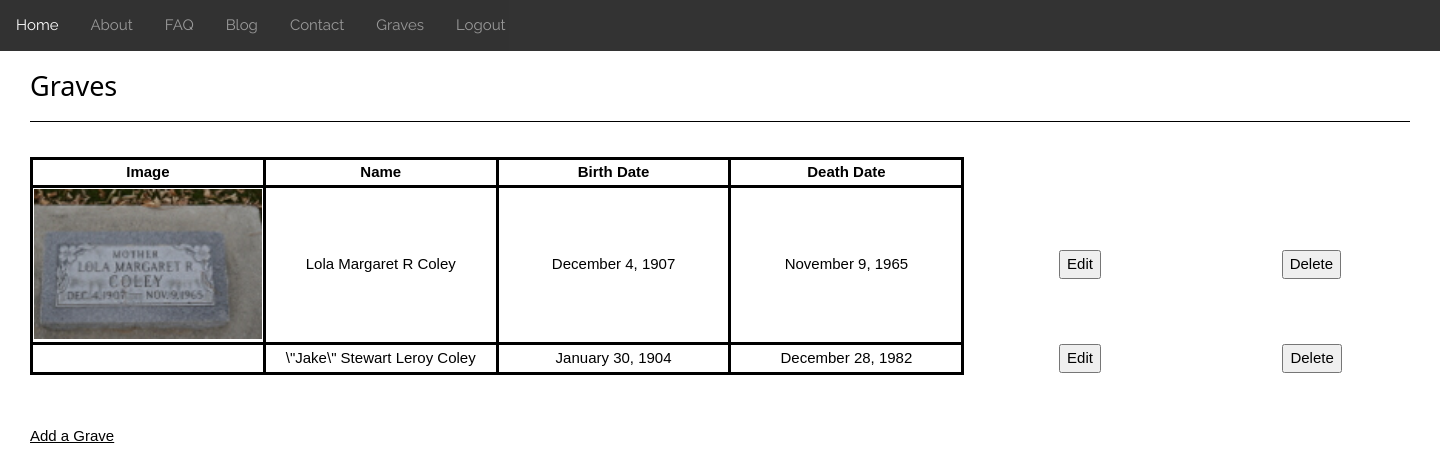
Screenshot of /public/graves.php (signed in) with the database file from the repository.
### tables this page shows
CREATE TABLE `graves` (
  `graveID` int(11) NOT NULL AUTO_INCREMENT PRIMARY KEY,
  `firstName` varchar(25) DEFAULT NULL,
  `middleName` varchar(25) DEFAULT NULL,
  `lastName` varchar(25) DEFAULT NULL,
  `birthDate` date DEFAULT NULL,
  `deathDate` date DEFAULT NULL,
  `imageName` varchar(255) DEFAULT NULL
);

### includes/functions.php (called while the page is built, shortened)
<?php
    function find_all_graves() {
        global $connection;
        $query = "select * from graves";
        $results = mysqli_query($connection, $query);
        return $results;
    }
    function logged_in() {
        return isset($_SESSION['loggedIn']);
    }
?>

### public/graves.php (the view, shortened to what this page needs)
<?php include_once("../includes/db_connection.php"); ?>
<?php include_once("../includes/functions.php"); ?>
<?php include("../includes/layouts/header.php"); ?>
<?php
    $graves = find_all_graves();
?>
<section class="section">
    <h1 class="section-header uncenter">Graves</h1>
</section>
<div class="graves-box">
    <section class="section">
        <table class="graves-table">
            <tr>
                <th>Image</th>
                <th>Name</th>
                <th>Birth Date</th>
                <th>Death Date</th>
            </tr>
            <?php foreach($graves as $grave) { ?>
            <tr>
                <td><img src="assets/img/uploads/<?php echo $grave['imageName']; ?>" alt=""></td>
                <td><?php echo $grave['firstName'] . " " . $grave['middleName'] . " " . $grave['lastName']; ?></td>
                <td><?php echo date('F j, Y', strtotime($grave['birthDate'])); ?></td>
                <td><?php echo date('F j, Y', strtotime($grave['deathDate'])); ?></td>
                <td class="table-button-box">
                    <form class="table-button" action="#editGraveModal" method="post">
                        <input type="submit" name="edit" value="Edit">
                    </form>
                </td>
                <td class="table-button-box table-button-box-right">
                    <form class="table-button" action="deleteGrave.php" method="post">
                        <input type="submit" name="delete" onclick="return confirm('Are you sure you want to delete this grave?')" value="Delete">
                    </form>
                </td>
            </tr><?php
            } ?>
        </table>
        <a href="#addGraveModal">Add a Grave</a>
    </section>
</div>

### includes/layouts/header.php (shortened to what this page needs)
<?php include_once("../includes/db_connection.php"); ?>
<?php include_once("../includes/functions.php"); ?>
<?php
    if(isset($_GET['page']) && !empty($_GET['page'])) {
        $page = $_GET['page'];
    }else {
        $page = null;
    }
?>
<!DOCTYPE html>
<html lang="en">
    <head>
        <link href="/12_final/public/assets/css/styles.css" rel="stylesheet" type="text/css">
        <link href="/12_final/public/assets/css/normalize.css" rel="stylesheet" type="text/css">
        <link href="/12_final/public/assets/css/w3.css" rel="stylesheet" type="text/css">
    </head>
    <body>
        <header>
            <div class="navbar">
                <nav>
                    <ul>
                        <li <?php if($page == "home"){ echo "class=\"selected\" "; }?>>
                            <a href="index.php?page=home">Home</a>
                        </li>
                        <li <?php if($page == "about"){ echo  "class=\"selected\" "; }?>>
                            <a href="about.php?page=about">About</a>
                        </li>
                        <li <?php if($page == "faq"){ echo "class=\"selected\" "; }?>>
                            <a href="faq.php?page=faq">FAQ</a>
                        </li>
                        <li <?php if($page == "blog"){ echo "class=\"selected\" "; }?>>
                            <a href="blog.php?page=blog">Blog</a>
                        </li>
                        <li <?php if($page == "contact"){ echo "class=\"selected\" "; }?>>
                            <a href="contact.php?page=contact">Contact</a>
                        </li><?php
                        if(logged_in()){ ?>
                        <li <?php if($page == "graves"){ echo "class=\"selected\" "; }?>>
                            <a href="graves.php?page=graves">Graves</a>
                        </li>
                        <li><a href="logout.php">Logout</a></li><?php
                        } else { ?>
                        <li><a href="#openModal">Login</a></li><?php
                        }?>
                    </ul>
                </nav>
            </div>
        </header>

### public/assets/css/styles.css (style rules this page uses)
body { font-family: 'Raleway', sans-serif; font-size: 16px; }
h1, h2, h3, h4, h5, h6 { -webkit-font-smoothing: antialiased; text-rendering: optimizeLegibility; font-weight: bold; }
table { table-layout: fixed; width: 100%; }
table th, table td { border: 3px solid #000; text-align: center; }
table img { width: 100%; }
.section { margin: 0 30px; }
.section-header { text-align: center; border-bottom: 1px solid #000; margin-top: 0; margin-bottom: 0; padding: 15px 0; font-size: 27px; }
.uncenter { text-align: initial; }
.navbar ul { list-style-type: none; margin: 0; padding: 0; overflow: auto; background-color: black; opacity: 0.8; }
.navbar ul li { float: left; font-family: 'Raleway', sans-serif; }
.navbar ul li a { display: block; color: #808080; text-align: center; padding: 14px 16px; text-decoration: none; }
.graves-box { margin-top: 35px; }
.graves-table { width: 1400px; margin: auto; margin-bottom: 50px; }
.table-button-box { border-top: none; border-bottom: none; border-right: none; }
.table-button { display: inline; }
.table-button-box-right { border-left: none; }

### public/assets/css/w3.css (style rules this page uses)
* { -webkit-box-sizing:border-box;-moz-box-sizing:border-box;box-sizing:border-box }
html { -ms-text-size-adjust:100%;-webkit-text-size-adjust:100% }
body { margin:0 }
article,aside,details,figcaption,figure,footer,header,hgroup,main,menu,nav,section,summary { display:block }
a { background-color:transparent }
img { border:0 }
button,input,select,textarea { font:inherit;margin:0 }
button,html input[type=button],input[type=reset],input[type=submit] { -webkit-appearance:button;cursor:pointer }
html,body { font-family:Verdana,sans-serif;font-size:15px;line-height:1.5 }
html { overflow-x:hidden }
h1,h2,h3,h4,h5,h6,.w3-slim,.w3-wide { font-family:"Segoe UI",Arial,sans-serif }
h1 { font-size:36px }
h1,h2,h3,h4,h5,h6 { font-weight:400;margin:10px 0 }
img { margin-bottom:-5px }
a { color:inherit }
table { border-collapse:collapse;border-spacing:0;width:100%;display:table }
table,th,td { border:none }

### rows the page displays
graves: imageName (picture), firstName "Lola Margaret", middleName "R", lastName "Coley", birthDate "December 4, 1907", deathDate "November 9, 1965"
graves: firstName "\\\"Jake\\\" Stewart", middleName "Leroy", lastName "Coley", birthDate "January 30, 1904", deathDate "December 28, 1982"
